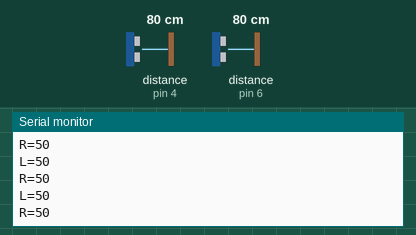
Recording of a sketch running on a simulated Arduino Uno, built with avr-gcc and run on an emulated ATmega328P. On the bench: the last lines printed to the serial monitor. Wiring (inferred from the names in the program): 2 × ultrasonic range finder: trigger pin 3, echo pin 4 / trigger pin 5, echo pin 6. The test bench sets the inputs (shaded band); at power-on: distance to the obstacle (sensors on pin 6, pin 4) 80 cm. The echo pulse lasts 58.3 µs per cm.

Above: at 4.9 s.
5.0 s: distance to the obstacle (sensor on pin 6) set to 53 cm
6.5 s: distance to the obstacle (sensor on pin 6) set to 47 cm
At 7.7 s:
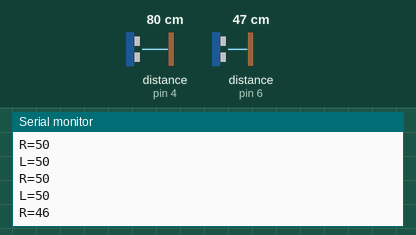
14.4 s: distance to the obstacle (sensor on pin 4) set to 46 cm
At 15.0 s:
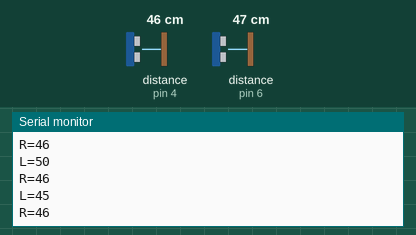
15.9 s: distance to the obstacle (sensor on pin 4) set to 54 cm
At 16.8 s:
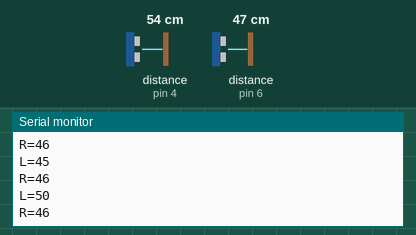

Measured:
- after the input at 6.5 s, the serial monitor: prints a new line after 0.72 s (image 1)
- after the input at 14.4 s, the serial monitor: prints a new line after 0.11 s (image 2)

The sketch:

gesture_control.ino
```cpp
const int trigger1 = 3; //Trigger pin of 1st Sesnor
const int echo1 = 4; //Echo pin of 1st Sesnor
const int trigger2 = 5; //Trigger pin of 2nd Sesnor
const int echo2 = 6;//Echo pin of 2nd Sesnor

int distL,distR;
long duration;
float r;
unsigned long temp=0;
int temp1=0;
int l=0;
void find_distance (void);
void find_distance (void)
{
  digitalWrite(trigger1, LOW);
  delayMicroseconds(2);
  digitalWrite(trigger1, HIGH);
  delayMicroseconds(10);
  digitalWrite(trigger1, LOW);
  duration = pulseIn(echo1, HIGH);
  r = 3.4 * duration / 2;
  distL = r / 100.00;
  if (distL>50)
  { distL=50;
    }
  //delay(100);
  digitalWrite(trigger2, LOW);
  delayMicroseconds(2);
  digitalWrite(trigger2, HIGH);
  delayMicroseconds(10);
  digitalWrite(trigger2, LOW);

  duration = pulseIn(echo2, HIGH);
  r = 3.4 * duration / 2;
  distR = r / 100.00;
  if (distR>50)
  { distR=50;
    }

  delay(100);
}


void setup() {
Serial.begin(9600);

pinMode(trigger1, OUTPUT);
pinMode(echo1, INPUT);
pinMode(trigger2, OUTPUT);
pinMode(echo2, INPUT);
delay(1000);
}

void loop() { //infinite loop

find_distance();

//Uncomment for debugging
Serial.print("L=");
Serial.println(distL);
Serial.print("R=");
Serial.println(distR);


//Pause Modes -Hold
if (distL <15 && distR<15) //Detect both hands
{Serial.println("Play/Pause");
delay (500);
find_distance();}


//Control Modes

//Rewind
if (distL<=15 && distR>=50)
{
      Serial.println ("Rewind");
     // Serial.println ("Down");
      delay (10);
}

//Forward
if (distL>=50 && distR<=10)
{
      Serial.println ("Forward");
     // Serial.println ("UP");
      delay (10);
}
//Next
if ((distL>15 && distL<50) && distR<=10)
{
      Serial.println ("Vup");

      delay (50);
}
//Previous
if (distL<=15 && (distR>15 && distR<50))
{
      Serial.println ("Vdown");
      delay (50);
}
//Scroll UP
/*if ((distL>=20 && distL<50) && (distR>=20 && distR<50))
{
      if(distL<distR)
      {Serial.println ("Down");
      delay (100);}
      if(distR<distL)
      {Serial.println ("UP");
      delay (100);}
}*/
/*if ((distL>15 && distL<50) && distR=50)
{
     // Serial.println ("Rewind");
      Serial.println ("Down");
      delay (10);
}
if (distL=50 && (distR>=15 && distR<50)
{
      //Serial.println ("Forward");
      Serial.println ("UP");
      delay (10);
}*/

delay(500);
}
```
